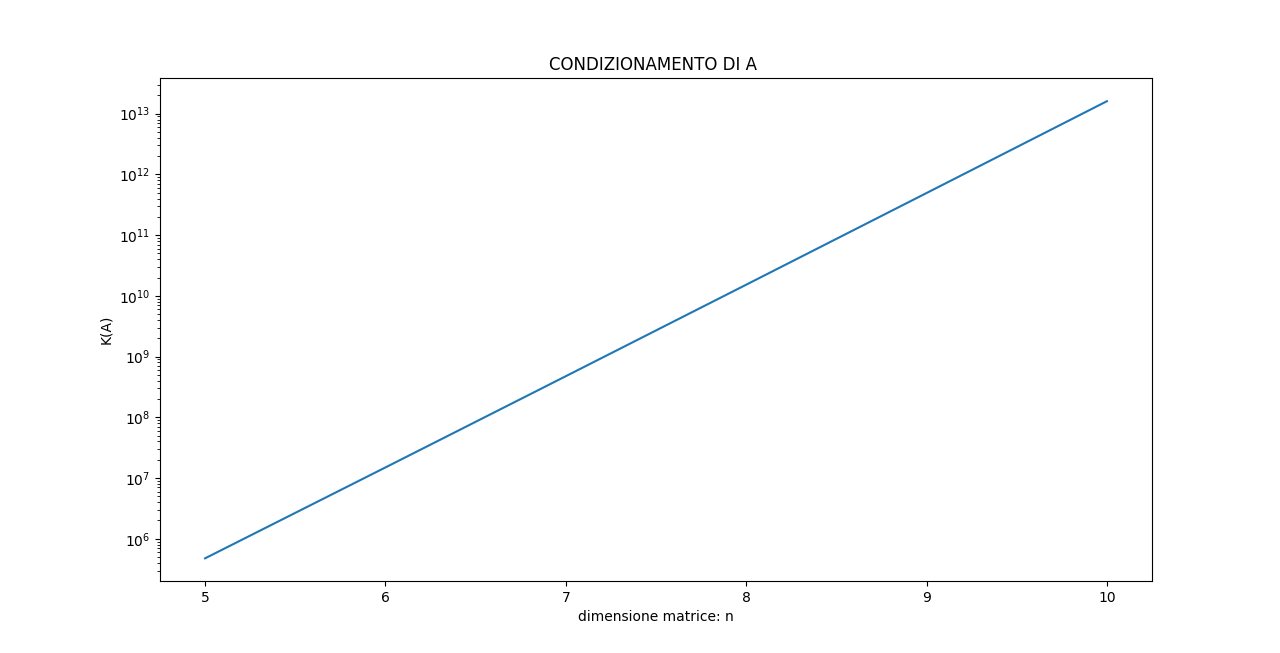

Source code (Python):
"""
Esercitazione: 2
Esercizio: 2.1, 2.2
Autore: Alessandro Amella
Matricola: 0001070569
"""

"""2.2 Choleski con matrice di Hilbert"""
import matplotlib.pyplot as plt
import numpy as np
import scipy
# help (scipy)
import scipy.linalg
# help (scipy.linalg)
# help (scipy.linalg.cholesky)
# help (scipy.linalg.hilbert)

# crazione dati e problema test
n = 5
A = scipy.linalg.hilbert(n)
x = np.ones((n,1))
b = A @ x

condA = np.linalg.cond(A, 2)

print('x: \n', x , '\n')
print('x.shape: ', x.shape, '\n' )
print('b: \n', b , '\n')
print('b.shape: ', b.shape, '\n' )
print('A: \n', A, '\n')
print('A.shape: ', A.shape, '\n' )
print('K(A)=', condA, '\n') # 476607.2502425855

# decomposizione di Choleski
L = scipy.linalg.cholesky(A, lower=True)
print('L:', L, '\n')

print('L.T*L =', scipy.linalg.norm(A-np.matmul(np.transpose(L),L))) # 0.9734839217207908
print('err = ', scipy.linalg.norm(A-np.matmul(np.transpose(L),L), 'fro')) # 0.9734839217207908

y = scipy.linalg.solve_triangular(L, b, lower=True)
my_x = scipy.linalg.solve_triangular(L.T, y, lower=False)
print('my_x = \n ', my_x)

print('norm =', np.linalg.norm(x-my_x, 'fro')) # 2.6732599660997558e-12


K_A = np.zeros((6,1))
Err = np.zeros((6,1))

for n in np.arange(5,11):
    # crazione dati e problema test
    A = scipy.linalg.hilbert(n)
    x = np.ones((n,1))
    b = A @ x
    
    # numero di condizione 
    K_A[n-5] = np.linalg.cond(A, 2)
    
    # fattorizzazione 
    L = scipy.linalg.cholesky(A, lower=True)
    y = scipy.linalg.solve_triangular(L, b, lower=True)
    my_x = scipy.linalg.solve_triangular(L.T, y, lower=False)
    
    # errore relativo
    Err[n-5] = np.linalg.norm(x-my_x, 'fro')/np.linalg.norm(x, 'fro')
  
xplot = np.arange(5,11)

# grafico del numero di condizione vs dim
plt.semilogy(xplot, K_A)
plt.title('CONDIZIONAMENTO DI A ')
plt.xlabel('dimensione matrice: n')
plt.ylabel('K(A)')
plt.show()


# grafico errore in norma 2 in funzione della dimensione del sistema
plt.plot(xplot, Err)
plt.title('Errore relativo')
plt.xlabel('dimensione matrice: n')
plt.ylabel('Err= ||my_x-x||/||x||')
plt.show()
